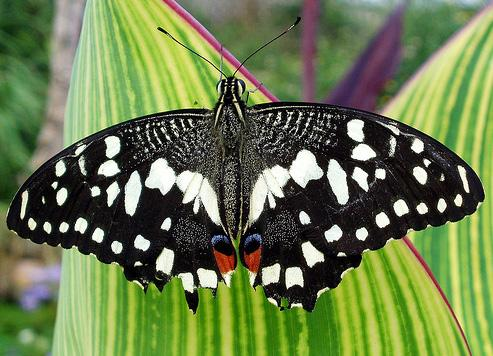
#> input picture 9-图像处理-几何变换/butterfly.jpg, 493 x 356 px
$ python 'ex1-数据增强01.py'
#> lines starting #> are read from the running program, lines starting #| are printed output that depends on the picture
#> further down, src is the input picture: shape (356, 493, 3); mean B, G, R 77.2, 123.6, 107
# -*- coding: utf-8 -*-

import cv2
import numpy as np

# 1. 图像平移： 下、上、右、左平移
def img_translation(image):
    # 1.1 下移变换矩阵
    M = np.float32([[1, 0, 0],
                    [0, 1, 100]])
    # 1.2 对图像进行变换
    img_down = cv2.warpAffine(image, M, (image.shape[1], image.shape[0]))
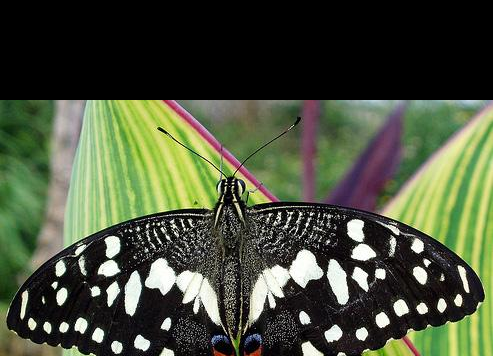
#> img_down: shape (356, 493, 3); mean B, G, R 59.5, 81.5, 73.8


    # 1.3 右移变换矩阵
    M = np.float32([[1, 0, 100],
                    [0, 1, 100]])

    # 1.4 对图像进行变换
    img_right = cv2.warpAffine(image, M ,(image.shape[1],image.shape[0]))
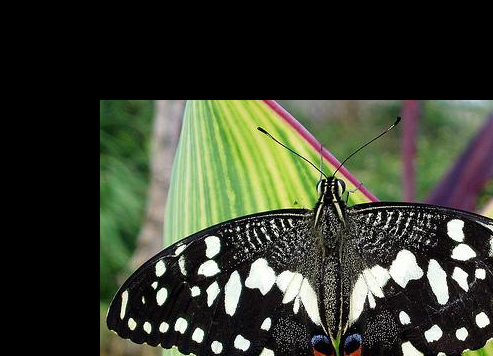
#> img_right: shape (356, 493, 3); mean B, G, R 46.8, 61.2, 56.4

    # 1.9 显示图形 下移、右移
    cv2.imshow("down", img_down)


# 2.图像缩放
def img_scale(image):
    # 2.1 指定缩放图像大小
    result = cv2.resize(image, (200, 100))
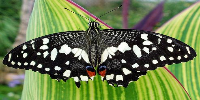
#> result: shape (100, 200, 3); mean B, G, R 77.1, 123.5, 106.9
    cv2.imshow("scale", result)

    # 2.2 缩放比例
    # fx：width方向的缩放比例
    # fy：height方向的缩放比例
    result2 = cv2.resize(image, None, fx=0.5, fy=2.0)
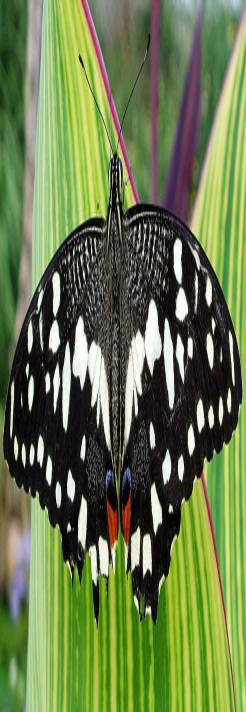
#> result2: shape (712, 246, 3); mean B, G, R 77.1, 123.4, 106.9
    cv2.imshow("scale2", result2)


# 3. 图像翻转
def img_flip(image):
    # 3.1 0以X轴为对称轴翻转,>0 以Y轴为对称轴翻转, <0 X轴Y轴翻转
    horizontally = cv2.flip(image, 0)  # 水平镜像
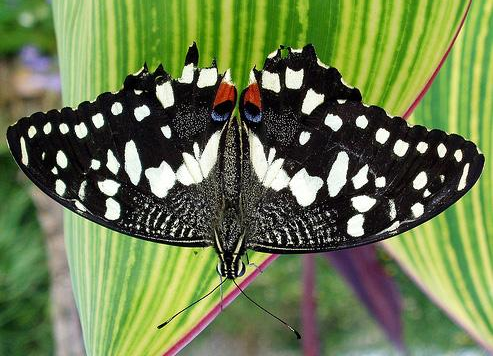
#> horizontally: shape (356, 493, 3); mean B, G, R 77.2, 123.6, 107
    vertically = cv2.flip(image, 1)  # 垂直镜像
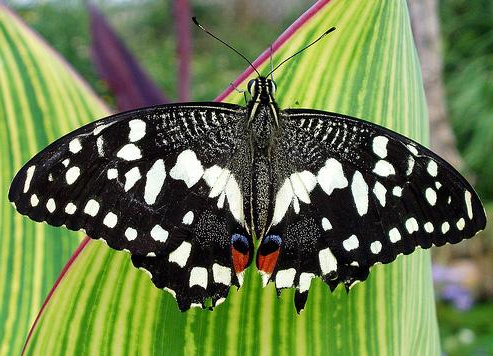
#> vertically: shape (356, 493, 3); mean B, G, R 77.2, 123.6, 107
    # 水平垂直镜像
    hv = cv2.flip(image, -1)
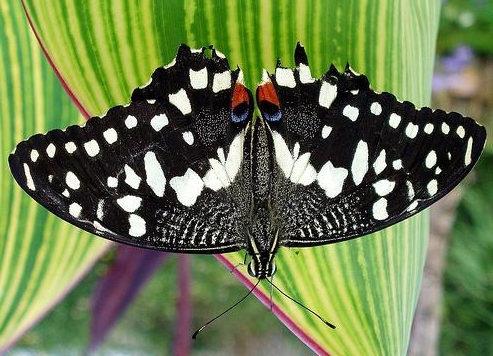
#> hv: shape (356, 493, 3); mean B, G, R 77.2, 123.6, 107

    # 3.2 显示图形

    cv2.imshow("Horizontally", horizontally)
    cv2.imshow("Vertically", vertically)
    cv2.imshow("Horizontally & Vertically", hv)

if __name__ == '__main__':
    # 0. 加载图像数据
    src = cv2.imread('butterfly.jpg')
    # 1. 图像平移
    img_translation(src)
    # 2. 图像缩放
    img_scale(src)
    # 3. 图像翻转
    img_flip(src)

    cv2.waitKey(0)
    cv2.destroyAllWindows()
